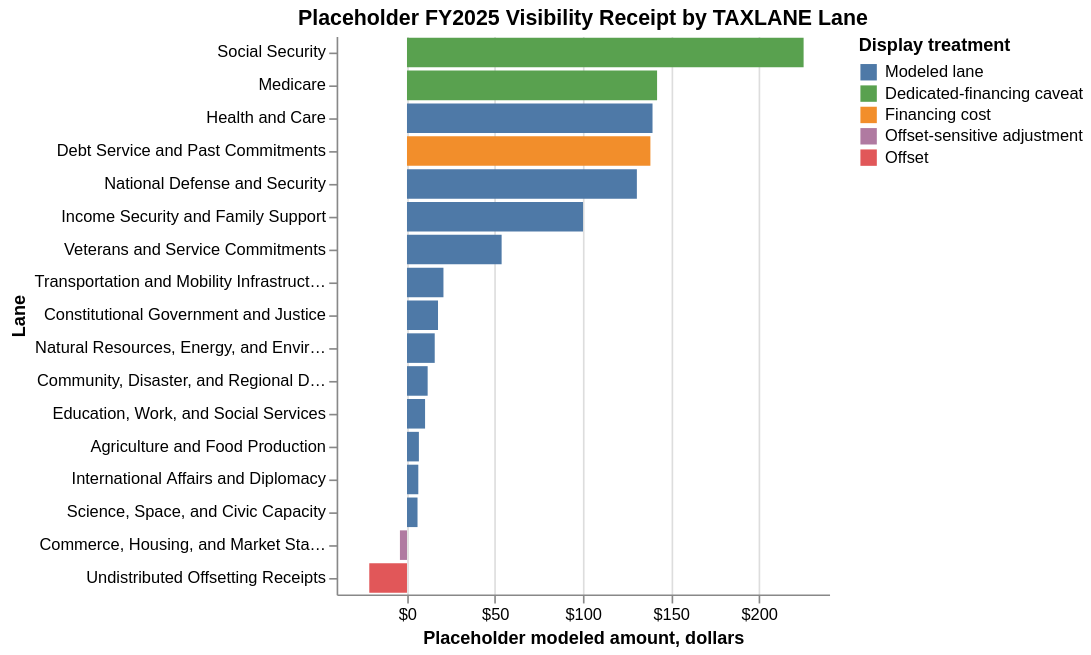

Describe this chart as a Vega-Lite specification.
### Vega-Lite specification from a JSON file in a GitHub repository (floating-point values rounded to 4 significant figures)
{"$schema": "https://vega.github.io/schema/vega-lite/v5.json", "title": "Placeholder FY2025 Visibility Receipt by TAXLANE Lane", "data": {"values": [{"lane": "Social Security", "amount": 225.4, "share": 22.55, "treatment": "Dedicated-financing caveat"}, {"lane": "Medicare", "amount": 142.2, "share": 14.22, "treatment": "Dedicated-financing caveat"}, {"lane": "Health and Care", "amount": 139.6, "share": 13.96, "treatment": "Modeled lane"}, {"lane": "Debt Service and Past Commitments", "amount": 138.4, "share": 13.84, "treatment": "Financing cost"}, {"lane": "National Defense and Security", "amount": 130.7, "share": 13.07, "treatment": "Modeled lane"}, {"lane": "Income Security and Family Support", "amount": 100.1, "share": 10.01, "treatment": "Modeled lane"}, {"lane": "Veterans and Service Commitments", "amount": 53.8, "share": 5.38, "treatment": "Modeled lane"}, {"lane": "Transportation and Mobility Infrastructure", "amount": 20.73, "share": 2.073, "treatment": "Modeled lane"}, {"lane": "Constitutional Government and Justice", "amount": 17.64, "share": 1.764, "treatment": "Modeled lane"}, {"lane": "Natural Resources, Energy, and Environment", "amount": 15.77, "share": 1.577, "treatment": "Modeled lane"}, {"lane": "Community, Disaster, and Regional Development", "amount": 11.75, "share": 1.175, "treatment": "Modeled lane"}, {"lane": "Education, Work, and Social Services", "amount": 10.28, "share": 1.028, "treatment": "Modeled lane"}, {"lane": "Agriculture and Food Production", "amount": 6.77, "share": 0.6767, "treatment": "Modeled lane"}, {"lane": "International Affairs and Diplomacy", "amount": 6.44, "share": 0.6443, "treatment": "Modeled lane"}, {"lane": "Science, Space, and Civic Capacity", "amount": 5.99, "share": 0.5986, "treatment": "Modeled lane"}, {"lane": "Commerce, Housing, and Market Stability", "amount": -4.01, "share": -0.4012, "treatment": "Offset-sensitive adjustment"}, {"lane": "Undistributed Offsetting Receipts", "amount": -21.43, "share": -2.143, "treatment": "Offset"}]}, "mark": {"type": "bar"}, "encoding": {"y": {"field": "lane", "type": "nominal", "title": "Lane", "sort": "-x"}, "x": {"field": "amount", "type": "quantitative", "title": "Placeholder modeled amount, dollars", "axis": {"format": "$,.0f"}}, "color": {"field": "treatment", "type": "nominal", "title": "Display treatment", "scale": {"domain": ["Modeled lane", "Dedicated-financing caveat", "Financing cost", "Offset-sensitive adjustment", "Offset"], "range": ["#4E79A7", "#59A14F", "#F28E2B", "#B07AA1", "#E15759"]}}, "tooltip": [{"field": "lane", "type": "nominal", "title": "Lane"}, {"field": "amount", "type": "quantitative", "title": "Placeholder amount", "format": "$,.2f"}, {"field": "share", "type": "quantitative", "title": "Modeled share", "format": ".2f"}, {"field": "treatment", "type": "nominal", "title": "Display treatment"}]}, "config": {"view": {"stroke": null}}}
